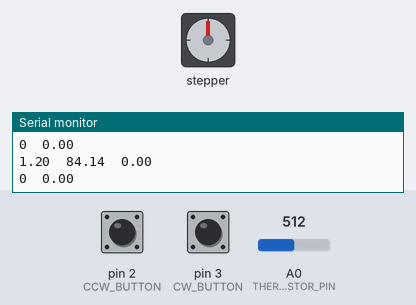
This sketch was run on a simulated Arduino Uno, built with avr-gcc and run on an emulated ATmega328P. Parts: stepper motor, the last lines printed to the serial monitor. Wiring (inferred from the names in the program): stepper motor (2048 steps per turn assumed): coils pin 12, pin 10, pin 11, pin 9. The test bench sets the inputs (shaded band); at power-on: pin 2 (CCW_BUTTON) HIGH, pin 3 (CW_BUTTON) HIGH, A0 (THERMISTOR_PIN) = 512.

Above: at 1.2 s.
1.3 s: pin 2 (CCW_BUTTON) pulled LOW for 1 s
At 2.6 s:
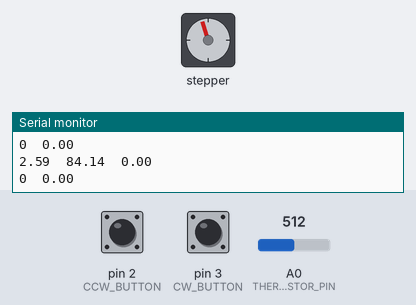
4.3 s: pin 3 (CW_BUTTON) pulled LOW for 3.2 s
At 8.5 s:
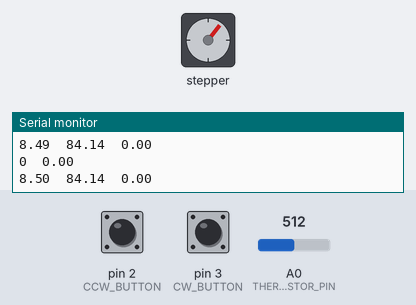
9.0 s: pin 3 (CW_BUTTON) pulled LOW for 0.15 s
At 9.5 s:
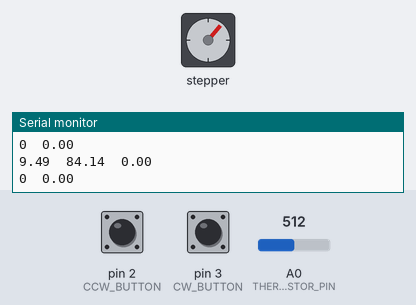
10.6 s: pin 3 (CW_BUTTON) pulled LOW for 3.2 s
At 14.5 s:
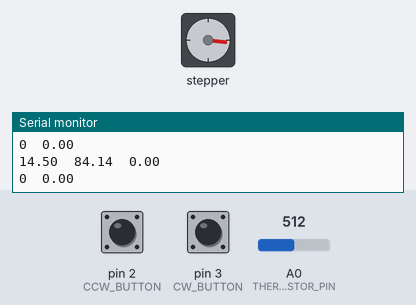
15.3 s: pin 3 (CW_BUTTON) pulled LOW for 1 s
At 16.9 s:
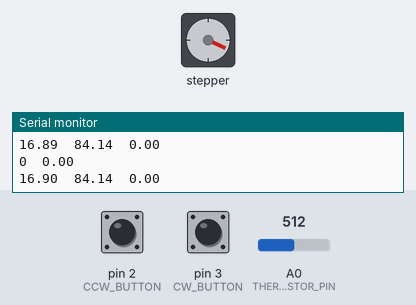
Timing chart, 0 to 18.4 s (numbered marks = the images above; inputs shaded):
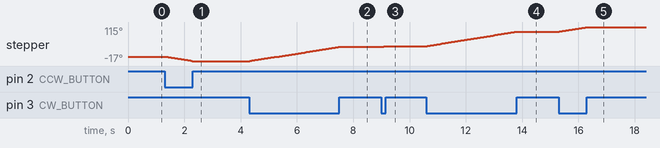

Measured:
- after the input at 1.3 s, stepper: turns 17° counter-clockwise in 0.91 s, starting after 0.07 s
- after the input at 4.3 s, stepper: turns 55° clockwise in 3.1 s, starting at once
- after the input at 10.6 s, stepper: turns 56° clockwise in 3.1 s, starting at once
- after the input at 15.3 s, stepper: turns 18° clockwise in 0.96 s, starting at once

The sketch:

sous_vide_arduino.ino
```cpp
// Pin to read thermistor from
#define THERMISTOR_PIN A0
// Resistance of thermistor at nominal temp
#define THERMISTOR_NOMINAL 10000 // ohms
// Nominal temperature
#define TEMPERATURE_NOMINAL 298.15 // K
// Resistor that thermistor is in series with
#define SERIES_RESISTOR 1000 // ohms
// Beta for thermistor in operating range (25-100C for this application)
// See https://www.powerandsignal.com/images/pdfs/AASTemperatureResistanceCurves.pdf page 69
#define BETA 3984
// Pin servo control is connected to
#define SERVO_PIN 3
#define LEFT_US 568 // Pulse time in us for all the way CCW
#define RIGHT_US 2400 // Pulse time in us for all the way CW
#define PERIOD 20000 // Period between leading edge of each pulse

// Stepper motor setup
#define PINK 10
#define ORANGE 9
#define BLUE 12
#define YELLOW 11
#define CCW_BUTTON 2
#define CW_BUTTON 3

// Global temperature setpoint value
int setPoint = 0; //degC

// PID bootstrap
float lastError,output,integral;
long lastTime;

// PID constants
float P = 20; // Found from testing
float I = 0.001; // A little I just in case
float D = 0;  // Didn't find that I needed D
float F = .12; // constant based on setpoint (F*setPoint). A little heat is necessary to hold steady state temperature since it bleeds into environment.

// Save stepper position
int currentSteps = 0;


void setup() {
  // put your setup code here, to run once:
  Serial.begin(115200);

  // Setup inputs and outputs for stepper motor
  pinMode(PINK, OUTPUT);
  pinMode(ORANGE, OUTPUT);
  pinMode(YELLOW, OUTPUT);
  pinMode(BLUE, OUTPUT);
  pinMode(CCW_BUTTON,INPUT_PULLUP);
  pinMode(CW_BUTTON,INPUT_PULLUP);
}

void loop() {
  // Save loop start time
  long startTime=millis();

  // Write temperature to serial
  Serial.print((float)millis()/1000.0);
  Serial.print('\t');
  Serial.print(getTemp(1));
  Serial.print('\t');
  Serial.println(output);

  Serial.print(currentSteps);
  Serial.print('\t');
  Serial.println(integral);

  // Get input data
  if(Serial.available()>0){
    String stringIn=Serial.readStringUntil('\n');
    Serial.println(stringIn);
    // New setpoint
    if(stringIn.startsWith("temp")){
      Serial.println(stringIn.substring(5));
      setPoint=stringIn.substring(5).toInt();
    }
    // Command
    if(stringIn.equals("off")){
      setPoint = 0;
    }
  }

  // Make sure output is off if no pid set
  if(setPoint!=0){
    updatePID();
  } else {
    setStepperAngle(0);
  }

  // Edit starting stepper position with button (does not change saved steps)
  while(digitalRead(CCW_BUTTON)==LOW){
    twoStepsCCW();
  }
  while(digitalRead(CW_BUTTON)==LOW){
    twoStepsCW();
  }

  // Loop must take at least 10ms
  while(millis()-startTime<10);
}

// Run and update PID loop
void updatePID(){
  long startTime=millis();
  float error = setPoint-getTemp(1);
  float derivative = (error-lastError)/(startTime-lastTime);

  // Ensure integral is taking a huge area that it may never recover from
  if(startTime-lastTime<1000){
    integral+=error*(startTime-lastTime)/1000.0;
  }

  // Calculate PID
  output = P*error+I*integral+D*derivative+F*setPoint;

  // Ensure don't go out of range of stove
  if(output<0){
    output=0;
  } else if (output>270){
    output=270;
  }

  // Write output
  setStepperAngle(output);
  lastTime=startTime;
}

// Returns temperature in C from thermistor
// parameter numberOfSamples is how many samples to average for measurement
// Modified from https://learn.adafruit.com/thermistor/using-a-thermistor
float getTemp(int numberOfSamples){
  int samples[numberOfSamples];
  float average;

  // Take numberOfSamples samples of thermistor voltage
  if(numberOfSamples>1){
    for (int i=0; i< numberOfSamples; i++) {
     samples[i] = analogRead(THERMISTOR_PIN);
     delay(10); // Reasonable delay
    }

    // Get average of samples
    average = 0;
    for (int i=0; i< numberOfSamples; i++) {
       average += samples[i];
    }
    average /= numberOfSamples;
  } else {
    average = analogRead(THERMISTOR_PIN);
  }

  // Convert reading to resistance
  average = average*5.0/1023.0; // Voltage
  average = (5.0-average)*SERIES_RESISTOR/average; // ohms (based on voltage divider equation solved for R)

  // Get temperature using thermistor equation
  // 1/T = 1/T_nominal+(1/beta)*ln(R/R_nominal)
  average = 1.0/(1.0/(float)TEMPERATURE_NOMINAL+(1.0/(float)BETA)*log(average/(float)THERMISTOR_NOMINAL)); //K
  average -=273.15;// Celsius
  return average-3.0; // Found off by ~2C consistently
}

// Set stepper motor based on angle
void setStepperAngle(int angle){
  // 2*p*N_poles*GR=2*4*2*64=1024 steps/rev
  int steps = (map(angle,0,360,0,1024)*75)/12;
  setStepperSteps(steps);
}

// Set stepper motor based on total steps from starting position
// Will only move towards target, does not wait until move is complete
// Must be run every loop to actually get to target
void setStepperSteps(int steps){
  // Since incrementing by 2 steps at a time, allow for error of 1 so motor doesn't bounce back and forth
  if(steps-1>currentSteps){
      twoStepsCW();
      currentSteps+=2;
  } else if (steps+1<currentSteps){
      twoStepsCCW();
      currentSteps-=2;
  }
}

// Go two steps CCW on stepper motor
void twoStepsCCW(){
  // Based on https://components101.com/motors/28byj-48-stepper-motor
  // Provides much higher torque
  digitalWrite(PINK, HIGH);
  digitalWrite(ORANGE, LOW);
  digitalWrite(BLUE, HIGH);
  digitalWrite(YELLOW, HIGH);
  delay(5); // Found that 1 was broken, and 5 works well.
  digitalWrite(PINK, HIGH);
  digitalWrite(ORANGE, LOW);
  digitalWrite(BLUE, HIGH);
  digitalWrite(YELLOW, LOW);
  delay(5);
  digitalWrite(PINK, HIGH);
  digitalWrite(ORANGE, HIGH);
  digitalWrite(BLUE, HIGH);
  digitalWrite(YELLOW, LOW);
  delay(5);
  digitalWrite(PINK, LOW);
  digitalWrite(ORANGE, HIGH);
  digitalWrite(BLUE, HIGH);
  digitalWrite(YELLOW, LOW);
  delay(5);
  digitalWrite(PINK, LOW);
  digitalWrite(ORANGE, HIGH);
  digitalWrite(BLUE, HIGH);
  digitalWrite(YELLOW, HIGH);
  delay(5);
  digitalWrite(PINK, LOW);
  digitalWrite(ORANGE, HIGH);
  digitalWrite(BLUE, LOW);
  digitalWrite(YELLOW, HIGH);
  delay(5);
  digitalWrite(PINK, HIGH);
  digitalWrite(ORANGE, HIGH);
  digitalWrite(BLUE, LOW);
  digitalWrite(YELLOW, HIGH);
  delay(5);
  digitalWrite(PINK, HIGH);
  digitalWrite(ORANGE, LOW);
  digitalWrite(BLUE, LOW);
  digitalWrite(YELLOW, HIGH);
  delay(5);
}

// Go two steps CW on stepper motor
void twoStepsCW(){
  // Based on https://components101.com/motors/28byj-48-stepper-motor
  // Provides much higher torque
  digitalWrite(PINK, HIGH);
  digitalWrite(ORANGE, LOW);
  digitalWrite(BLUE, LOW);
  digitalWrite(YELLOW, HIGH);
  delay(5);
  digitalWrite(PINK, HIGH);
  digitalWrite(ORANGE, HIGH);
  digitalWrite(BLUE, LOW);
  digitalWrite(YELLOW, HIGH);
  delay(5);
  digitalWrite(PINK, LOW);
  digitalWrite(ORANGE, HIGH);
  digitalWrite(BLUE, LOW);
  digitalWrite(YELLOW, HIGH);
  delay(5);
  digitalWrite(PINK, LOW);
  digitalWrite(ORANGE, HIGH);
  digitalWrite(BLUE, HIGH);
  digitalWrite(YELLOW, HIGH);
  delay(5);
  digitalWrite(PINK, LOW);
  digitalWrite(ORANGE, HIGH);
  digitalWrite(BLUE, HIGH);
  digitalWrite(YELLOW, LOW);
  delay(5);
  digitalWrite(PINK, HIGH);
  digitalWrite(ORANGE, HIGH);
  digitalWrite(BLUE, HIGH);
  digitalWrite(YELLOW, LOW);
  delay(5);
  digitalWrite(PINK, HIGH);
  digitalWrite(ORANGE, LOW);
  digitalWrite(BLUE, HIGH);
  digitalWrite(YELLOW, LOW);
  delay(5);
  digitalWrite(PINK, HIGH);
  digitalWrite(ORANGE, LOW);
  digitalWrite(BLUE, HIGH);
  digitalWrite(YELLOW, HIGH);
  delay(5);
}
```
